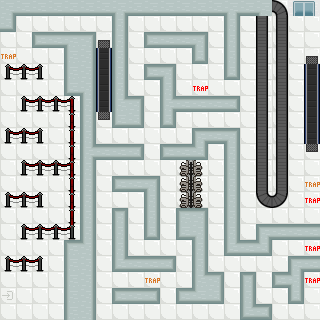

The image is a tile-based game level rendered from a .tmx file. Its description and complete source (layers, tilesets, objects, tile grids) follow:
An orthogonal 20x20 tile map with 16x16 px tiles, 2 tile layers (Tile Layer 1, Tile Layer 2).

<map version="1.10" tiledversion="1.11.0" orientation="orthogonal" renderorder="right-down" width="20" height="20" tilewidth="16" tileheight="16" infinite="0" nextlayerid="14" nextobjectid="1">
 <tileset firstgid="1" name="Airport Tileset" tilewidth="16" tileheight="16" tilecount="150" columns="10">
  <image source="../assets/level1_tileset.png" width="160" height="240" />
 </tileset>
 <layer id="1" name="Tile Layer 1" width="20" height="20">
  <data encoding="csv">
36,42,42,42,42,42,42,39,42,42,42,42,42,42,39,42,37,11,3,13,
43,11,11,11,11,11,11,34,11,11,11,11,11,11,34,11,11,11,11,11,
11,11,51,52,27,23,11,34,11,51,52,52,28,11,34,11,11,11,11,11,
11,11,11,11,31,33,11,34,11,11,11,11,44,11,34,11,11,11,11,11,
11,11,11,11,31,33,11,34,11,51,28,11,11,11,44,11,11,11,11,11,
11,11,11,11,41,38,11,34,11,11,34,11,11,11,11,11,11,11,11,11,
11,11,11,11,11,34,11,45,23,11,65,52,52,52,53,11,11,11,11,11,
11,11,11,11,11,34,11,41,43,11,44,11,11,11,11,11,11,11,11,11,
11,11,11,11,11,34,11,11,11,11,11,11,25,52,28,11,11,11,11,11,
11,11,11,11,11,65,52,52,53,11,51,52,58,11,34,11,11,11,11,11,
11,11,11,11,11,34,11,11,11,11,11,11,11,11,34,11,11,11,11,11,
11,11,11,11,11,34,11,51,52,28,11,11,11,11,34,11,11,11,11,11,
11,11,11,11,11,34,11,11,11,34,11,11,11,11,34,11,11,11,11,11,
11,11,11,11,11,34,11,24,11,34,11,21,23,11,34,11,11,11,11,11,
11,11,11,11,11,34,11,34,11,44,11,41,38,11,34,11,25,52,52,52,
11,11,11,11,21,48,11,34,11,11,11,11,34,11,55,52,58,11,11,11,
11,11,11,11,31,33,11,55,52,52,53,11,34,11,11,11,11,11,25,52,
11,11,11,11,31,33,11,11,11,11,11,11,45,23,11,24,11,51,68,11,
2,11,11,11,31,33,11,51,52,53,11,51,57,43,11,34,11,11,44,11,
11,11,11,11,31,33,11,11,11,11,11,11,11,11,11,55,53,11,11,11
</data>
 </layer>
 <layer id="13" name="Tile Layer 2" width="20" height="20">
  <data encoding="csv">
0,0,0,0,0,0,0,0,0,0,0,0,0,0,0,0,0,102,0,0,
0,0,0,0,0,0,0,0,0,0,0,0,0,0,0,0,103,104,0,0,
0,0,0,0,0,0,95,0,0,0,0,0,0,0,0,0,103,104,0,0,
81,0,0,0,0,0,91,0,0,0,0,0,0,0,0,0,103,104,0,95,
125,126,127,0,0,0,91,0,0,0,0,0,0,0,0,0,103,104,0,91,
0,0,0,0,0,0,91,0,0,0,0,0,4,0,0,0,103,104,0,91,
0,125,126,126,123,0,91,0,0,0,0,0,0,0,0,0,103,104,0,91,
0,0,0,0,134,0,96,0,0,0,0,0,0,0,0,0,103,104,0,91,
125,126,127,0,134,0,0,0,0,0,0,0,0,0,0,0,103,104,0,91,
0,0,0,0,134,0,0,0,0,0,0,0,0,0,0,0,103,104,0,96,
0,125,126,126,133,0,0,0,0,0,0,128,129,0,0,0,103,104,0,0,
0,0,0,0,134,0,0,0,0,0,0,138,139,0,0,0,103,104,0,81,
125,126,127,0,134,0,0,0,0,0,0,148,149,0,0,0,105,106,0,4,
0,0,0,0,134,0,0,0,0,0,0,0,0,0,0,0,0,0,0,0,
0,125,126,126,143,0,0,0,0,0,0,0,0,0,0,0,0,0,0,0,
0,0,0,0,0,0,0,0,0,0,0,0,0,0,0,0,0,0,0,4,
125,126,127,0,0,0,0,0,0,0,0,0,0,0,0,0,0,0,0,0,
0,0,0,0,0,0,0,0,0,81,0,0,0,0,0,0,0,0,0,4,
0,0,0,0,0,0,0,0,0,0,0,0,0,0,0,0,0,0,0,0,
0,0,0,0,0,0,0,0,0,0,0,0,0,0,0,0,0,0,0,0
</data>
 </layer>
</map>
